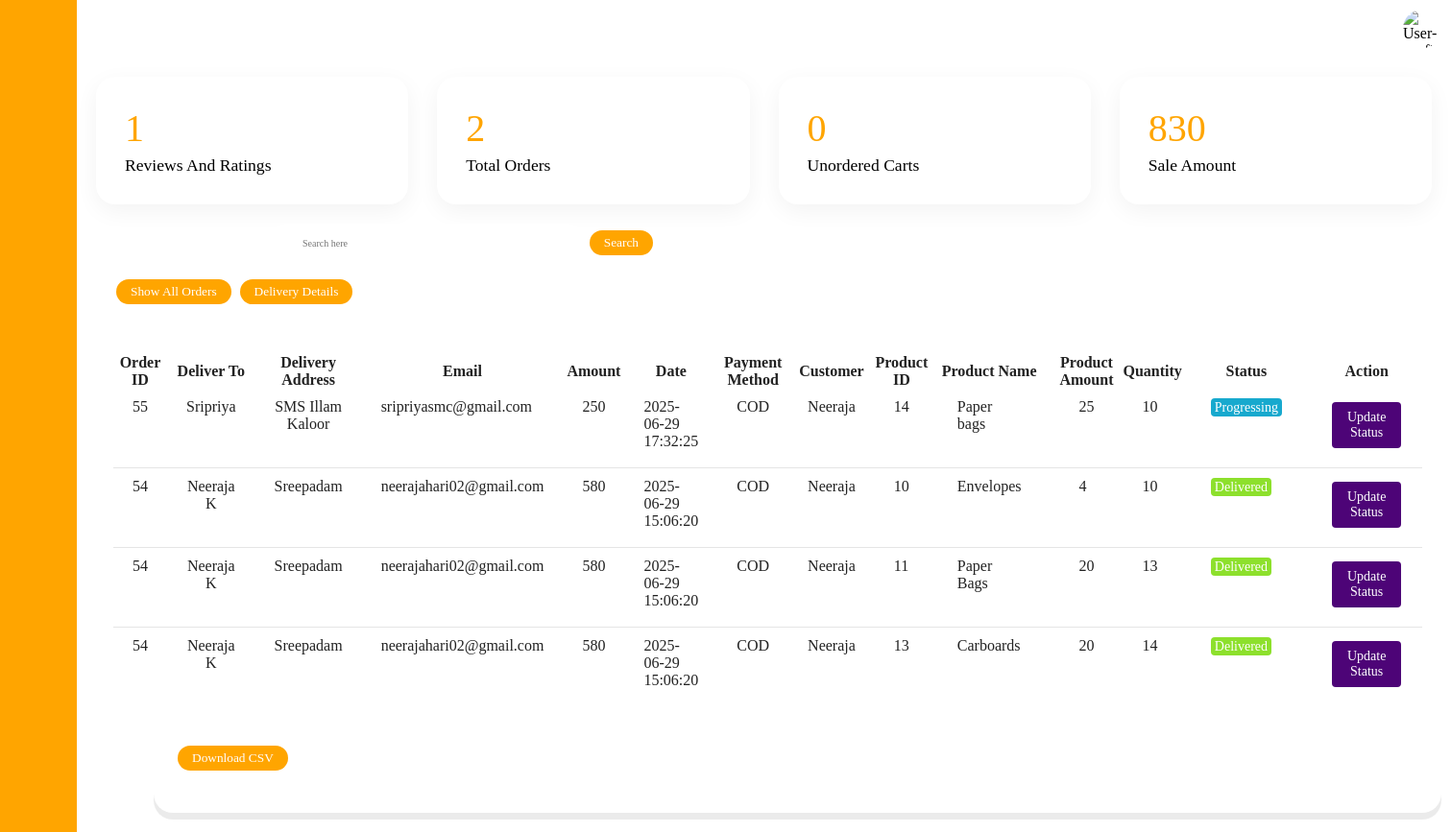
The page /admin.php (signed in) on the database its author committed.
### tables this page shows
CREATE TABLE IF NOT EXISTS `orders` (
  `order_id` int NOT NULL AUTO_INCREMENT,
  `deliver_to` varchar(40) NOT NULL,
  `delivery_address` varchar(100) NOT NULL,
  `d_email` varchar(40) NOT NULL,
  `status` int NOT NULL DEFAULT '0',
  PRIMARY KEY (`order_id`)
);

CREATE TABLE IF NOT EXISTS `payment` (
  `payment_id` int NOT NULL AUTO_INCREMENT,
  `c_id` int DEFAULT NULL,
  `amount` float NOT NULL,
  `date` timestamp NULL DEFAULT CURRENT_TIMESTAMP,
  `method` varchar(40) DEFAULT NULL,
  `order_id` int DEFAULT NULL,
  PRIMARY KEY (`payment_id`),
  KEY `c_id` (`c_id`),
  KEY `order_id` (`order_id`)
);

CREATE TABLE IF NOT EXISTS `customer` (
  `c_id` int NOT NULL AUTO_INCREMENT,
  `username` varchar(15) NOT NULL,
  `password` varchar(64) DEFAULT NULL,
  `email` varchar(30) NOT NULL,
  `phoneno` bigint NOT NULL,
  `companyaddress` varchar(30) NOT NULL,
  `gstno` varchar(15) NOT NULL,
  `role` varchar(10) NOT NULL,
  `profile_image` varchar(255) DEFAULT NULL,
  PRIMARY KEY (`c_id`)
);

CREATE TABLE IF NOT EXISTS `cart` (
  `cart_id` int NOT NULL AUTO_INCREMENT,
  `p_id` int DEFAULT NULL,
  `c_id` int DEFAULT NULL,
  `quantity` int DEFAULT '10',
  `order_id` int DEFAULT '-1',
  PRIMARY KEY (`cart_id`),
  KEY `p_id` (`p_id`),
  KEY `c_id` (`c_id`),
  KEY `order_id` (`order_id`)
);

CREATE TABLE IF NOT EXISTS `product` (
  `p_id` int NOT NULL AUTO_INCREMENT,
  `product_name` varchar(30) NOT NULL,
  `product_qty` int NOT NULL,
  `amount` float NOT NULL,
  `image` varchar(150) DEFAULT NULL,
  `description` varchar(100) DEFAULT NULL,
  `min_qty` int NOT NULL,
  `added_to_home` enum('Yes','No') NOT NULL DEFAULT 'No',
  PRIMARY KEY (`p_id`)
);

### admin.php (the view, shortened to what this page needs)
<!DOCTYPE html>
<html>
    <head>
        <link rel="stylesheet" href="admin.css">
        <link rel="stylesheet" href="https://cdnjs.cloudflare.com/ajax/libs/font-awesome/6.1.2/css/all.min.css" />
    </head>
    <body>
        <div class="container">
            <div class="navigation active">
                <ul>
                    <li>
                        <a href="#">
                            <span class="icon">
                            </span>
                            <span class="title">Paperic</span>
                        </a>
                    </li>
                    <li>
                        <a href="admin.php">
                            <span class="icon">
                            </span>
                            <span class="title">Dashboard</span>
                        </a>
                    </li>
                    <li>
                        <a href="customers.php">
                            <span class="icon">
                            </span>
                            <span class="title">Customer</span>
                        </a>
                    </li>
                    <li>
                        <a href="productaddtrial.php">
                            <span class="icon">
                            </span>
                            <span class="title">Products</span>
                        </a>
                    </li>
                    <li>
                        <a href="addproducttohome.php">
                            <span class="icon">
                            </span>
                            <span class="title">Add Products to Home page</span>
                        </a>
                    </li>
                    <li>
                        <a href="myprofile.php">
                            <span class="icon">
                            </span>
                            <span class="title">Profile</span>
                        </a>
                    </li>
                    <li>
                    <li>
                        <a href="productrestock.php">
                            <span class="icon">
                            </span>
                            <span class="title">Product Restock</span>
                        </a>
                    </li>
                    </li>
                    <li>
    <a href="#" onclick="confirmSignOut()">
        <span class="icon">
        </span>
        <span class="title">Sign Out</span>
    </a>
</li>
                </ul>
            </div>
            <div class="main active">
                <div class="topbar">
                    <div class="toggle">
                    </div>
                    <div class="user">
            <?php
            $conn = mysqli_connect("localhost", "root", "", "Paperic");
            if (isset($_SESSION['customer_id'])) {
                $c_id = $_SESSION['customer_id'];
                $retrieve_user_query = "SELECT * FROM Customer WHERE c_id = $c_id";
                $result = mysqli_query($conn, $retrieve_user_query);
                if (mysqli_num_rows($result) == 1) {
                    $row = mysqli_fetch_assoc($result);
                    $profile_image = $row['profile_image'];
                    $image_source = $profile_image ? 'Profileimages/' . $profile_image : 'https://img.icons8.com/bubbles/100/000000/user.png';
                    echo '<img src="' . $image_source . '" class="img-radius" alt="User-Profile-Image">';
                } else {
                    echo '<div>User not found.</div>';
                }
            } else {
                echo '<div>User ID not set in session.</div>';
            }
            ?>
        </div>
                </div>
                <div class="cardBox">
                    <?php
$query = "SELECT COUNT(DISTINCT c_id) AS total_customers
          FROM (
              SELECT c_id FROM product_review
              UNION
              SELECT c_id FROM Reviews_ratings
          ) AS combined_reviews";
$result = mysqli_query($conn, $query);
if ($result) {
    $row = mysqli_fetch_assoc($result);
    $total_customers = $row['total_customers'];
?>
<div class="card">
        <div>
        <a href="reviews_ratings.php">
            <div class="numbers"><?php echo $total_customers; ?></div>
            <div class="cardName">Reviews And Ratings</div>
        </div>
</div>
<?php
} else {
    echo "Error executing query: " . mysqli_error($conn);
}
?>
<?php
$query = "SELECT COUNT(*) AS total_orders FROM orders";
$result = mysqli_query($conn, $query);
if ($result) {
    $row = mysqli_fetch_assoc($result);
    $total_orders = $row['total_orders'];
?>
                    <div class="card">
                    <div>
        <a href="total_orders.php">
            <div class="numbers"><?php echo $total_orders; ?></div>
            <div class="cardName">Total Orders</div>
        </div>
                    <?php
} else {
    echo "Error executing query: " . mysqli_error($conn);
}
?>
                </div>
                <?php
$query = "SELECT COUNT(*) AS total_unordered_carts FROM cart WHERE order_id = -1";
$result = mysqli_query($conn, $query);
if ($result) {
    $row = mysqli_fetch_assoc($result);
    $total_unordered_carts = $row['total_unordered_carts'];
?>
<div class="card">
                    <div>
        <div class="numbers"><?php echo $total_unordered_carts; ?></div>
            <div class="cardName">Unordered Carts</div>
        </div>
</div>
<?php
} else {
    echo "Error executing query: " . mysqli_error($connection);
}
?>
<?php
$query = "SELECT SUM(amount) AS total_sale_amount FROM payment";
$result = mysqli_query($conn, $query);
if ($result) {
    $row = mysqli_fetch_assoc($result);
    $total_sale_amount = $row['total_sale_amount'];
?>
<div class="card">
    <div>
        <div class="numbers"><?php echo $total_sale_amount; ?></div>
        <div class="cardName">Sale Amount</div>
    </div>
</div>
<?php
} else {
    echo "Error executing query: " . mysqli_error($connection);
}
?>
            </div>
                <form action="" method="GET">
    <div class="search-container">
        <div class="search">
            <label>
                <input type="text" name="search" placeholder="Search here">
            </label>
            <button type="submit">Search</button>
        </div>
    </div>
</form>
<br>
&nbsp;&nbsp;&nbsp;&nbsp;&nbsp;&nbsp;&nbsp;&nbsp;&nbsp;<button class="show-all-button" onclick="showAllProducts()">Show All Orders</button>
<button class="show-all-button" onclick="showDeliveryDetails()">Delivery Details</button>
<div class="details">
    <div class="recentOrders" style="margin-top: 0px; margin-left: 60px;">
    <?php
if (isset($_GET['search'])) {
    $search = $_GET['search'];
    $query = "SELECT
                o.order_id, o.deliver_to, o.delivery_address, o.d_email,
                p.amount, p.date, p.method, c.username, ca.p_id, ca.quantity,
                o.status, pr.product_name, pr.amount AS product_amount
              FROM orders o
              JOIN payment p ON o.order_id = p.order_id
              JOIN customer c ON p.c_id = c.c_id
              JOIN cart ca ON o.order_id = ca.order_id
              JOIN product pr ON ca.p_id = pr.p_id
              WHERE o.order_id LIKE '%$search%'
                 OR p.amount LIKE '%$search%'
                 OR o.deliver_to LIKE '%$search%'
                 OR pr.product_name LIKE '%$search%'
              ORDER BY p.date DESC";
} else {
    $query = "SELECT
                o.order_id, o.deliver_to, o.delivery_address, o.d_email,
                p.amount, p.date, p.method, c.username, ca.p_id, ca.quantity,
                o.status, pr.product_name, pr.amount AS product_amount
              FROM orders o
              JOIN payment p ON o.order_id = p.order_id
              JOIN customer c ON p.c_id = c.c_id
              JOIN cart ca ON o.order_id = ca.order_id
              JOIN product pr ON ca.p_id = pr.p_id
              WHERE o.order_id IS NOT NULL
              ORDER BY p.date DESC";
}
$result = mysqli_query($conn, $query);
if ($result) {
    if (mysqli_num_rows($result) > 0) {
        echo '<table id="order_table">';
        echo '<thead id="table_header"><tr><th>Order ID</th><th>Deliver To</th><th>Delivery Address</th><th>Email</th><th>Amount</th><th>Date</th><th>Payment Method</th><th>Customer</th><th>Product ID</th><th>Product Name</th><th>Product Amount</th><th>Quantity</th><th>Status</th><th>Action</th></tr></thead>';
        echo '<tbody>';
        while ($row = mysqli_fetch_assoc($result)) {
            echo '<tr id="row_' . $row['order_id'] . '">';
            echo '<td>' . $row['order_id'] . '</td>';
            echo '<td>' . $row['deliver_to'] . '</td>';
            echo '<td>' . $row['delivery_address'] . '</td>';
            echo '<td>' . $row['d_email'] . '</td>';
            echo '<td>' . $row['amount'] . '</td>';
            echo '<td>' . $row['date'] . '</td>';
            echo '<td>' . $row['method'] . '</td>';
            echo '<td>' . $row['username'] . '</td>';
            echo '<td>' . $row['p_id'] . '</td>';
            echo '<td>' . $row['product_name'] . '</td>';
            echo '<td>' . $row['product_amount'] . '</td>';
            echo '<td>' . $row['quantity'] . '</td>';
            echo '<td>';
            if ($row['status'] == 0) {
                echo '<span class="status inProgress">Progressing</span>';
            } elseif ($row['status'] == -1) {
                echo '<span class="status pending">Pending</span>';
            } elseif ($row['status'] == 1) {
                echo '<span class="status delivered">Delivered</span>';
            } else {
            }
            echo '</td>';
            echo '<td><button class="update-button" style="background-color:#4d0477" onclick="updateStatus(' . $row['order_id'] . ')">Update Status</button></td>';
            echo '</tr>';
        }
        echo '</tbody>';
        echo '</table>';
echo'<br>';
echo '<form id="csv_form" action="generate_csv.php" method="post">';
        echo '<button type="submit" name="download_csv" class="search-button">Download CSV</button>';
        echo '</form>';
    } else {
        echo '<p>No orders found.</p>';
    }
} else {
    echo "Error: " . $query . "<br>" . mysqli_error($conn);
}
?>
    </div>
</div>
    </div>
</div>
    </body>
</html>

### admin.css (style rules this page uses)
* { font-family: Cambria, Cochin, Georgia, Times, 'Times New Roman', serif; margin: 0; padding: 0; box-sizing: border-box; }
:root { --blue:orange; --white:#fff; --gray:#f5f5f5; --black1:#222; --black2:#999; }
body { min-height: 100vh; overflow-x:hidden; }
.container { position: relative; width: 100%; }
.navigation { position: fixed; width: 300px; height: 100%; background: var(--blue); border-left: 10px solid var(--blue); transition: 0.5s; overflow: hidden; }
.navigation.active { width: 80px; }
.navigation ul { position: absolute; top: 0; left: 0; width: 100%; }
.navigation ul li { position: relative; width: 100%; list-style: none; border-top-left-radius: 30px; border-bottom-left-radius: 30px; }
.navigation ul li:nth-child(1) { margin-bottom: 40px; pointer-events: none; }
.navigation ul li a { position: relative; display: block; width: 100%; display: flex; text-decoration: none; color: var(--white); }
.navigation ul li a .icon { position: relative; display: block; min-width: 60px; height: 60px; line-height: 75px; text-align: center; }
.navigation ul li a .title { position: relative; display: block; padding: 0 10px; height: 60px; line-height: 60px; text-align: start; white-space: normal; }
.main { position: absolute; width: calc(100% - 300px); left: 300px; min-height: 100vh; background: var(--white); transition: 0.5s; }
.main.active { width: calc(100% - 80px); left: 80px; }
.topbar { width: 100%; height: 60px; display: flex; justify-content: space-between; align-items: center; padding: 0 10px; }
.toggle { position: relative; width: 60px; height: 60px; display: flex; justify-content: center; align-items: center; font-size: 2.5rem; cursor: pointer; }
.search { position: relative; width: 400px; margin: 0 10px; }
.search label { position: relative; width: 100%; }
.search label input { width: 100%; height: 40px; border-radius: 40px; padding: 5px 20px; padding-left: 35px; font-size: 10px; outline: none; border: 1px solid var(--black); }
.user { position: relative; width: 40px; height: 40px; border-radius: 50%; overflow: hidden; cursor: pointer; }
.user img { position: absolute; top: 0; left: 0; width: 100%; height: 100%; object-fit: cover; }
.cardBox { position: relative; width: 100%; padding: 20px; display: grid; grid-template-columns: repeat(4,1fr); grid-gap:30px; }
.cardBox .card { position: relative; background: var(--white); padding: 30px; border-radius: 20px; display: flex; justify-content: space-between; cursor: pointer; box-shadow: 0 7px 25px rgba(0,0,0,0.05); }
.cardBox .card .numbers { position: relative; font-weight: 500; font-size: 2.5rem; color: var(--blue); }
.cardBox .card .cardName { color: var(--black); font-size: 1.1rem; margin-top: 5px; }
.details { position: relative; width: 100%; padding: 20px; display: grid; grid-template-columns: 2fr 1fr; grid-gap: 30px; margin-top: 10px; }
.details .recentOrders { position: relative; display: grid; min-height: 500px; background: var(--white); padding: 20px; box-shadow: 0 7px rgba(0,0,0,0.08); border-radius: 20px; }
.details table { width: 100%; border-collapse: collapse; margin-top: 0px; }
.details .recentOrders table { width: 100%; color: var(--black1); border-collapse: collapse; margin-top: 1px; }
.details .recentOrders table tr { border-bottom: 1px solid rgba(0, 0, 0, 0.1); }
.details .recentOrders table tr:last-child { border-bottom: none; }
.details .recentOrders table tr td { padding: 10px 5px; vertical-align: top; }
.details .recentOrders table tr td:last-child { text-align: right; }
.details .recentOrders table tr td:nth-child(2), .details .recentOrders table tr td:nth-child(3) { text-align: center; }
.status.delivered { padding: 2px 4px; background: #8de02c; color: var(--white); border-radius: 4px; font-size: 14px; font-weight: 500; }
.status.inProgress { padding: 2px 4px; background: #17a9ce; color: var(--white); border-radius: 4px; font-size: 14px; font-weight: 500; }

### rows shown on the page
orders: order_id "55", deliver_to "Sripriya", delivery_address "SMS Illam Kaloor", d_email "sripriyasmc@gmail.com", payment.amount "250", payment.date "2025-06-29 17:32:25", payment.method "COD", customer.username "Neeraja", cart.p_id "14", product.product_name "Paper bags", product.amount "25", cart.quantity "10", status "Progressing"
orders: order_id "54", deliver_to "Neeraja K", delivery_address "Sreepadam", d_email "neerajahari02@gmail.com", payment.amount "580", payment.date "2025-06-29 15:06:20", payment.method "COD", customer.username "Neeraja", cart.p_id "10", product.product_name "Envelopes", product.amount "4", cart.quantity "10", status "Delivered", cart.p_id "11", product.product_name "Paper Bags", product.amount "20", cart.quantity "13", cart.p_id "13", product.product_name "Carboards", cart.quantity "14"

### other values the page prints
$total_customers "1"
$total_orders "2"
$total_unordered_carts "0"
$total_sale_amount "830"
